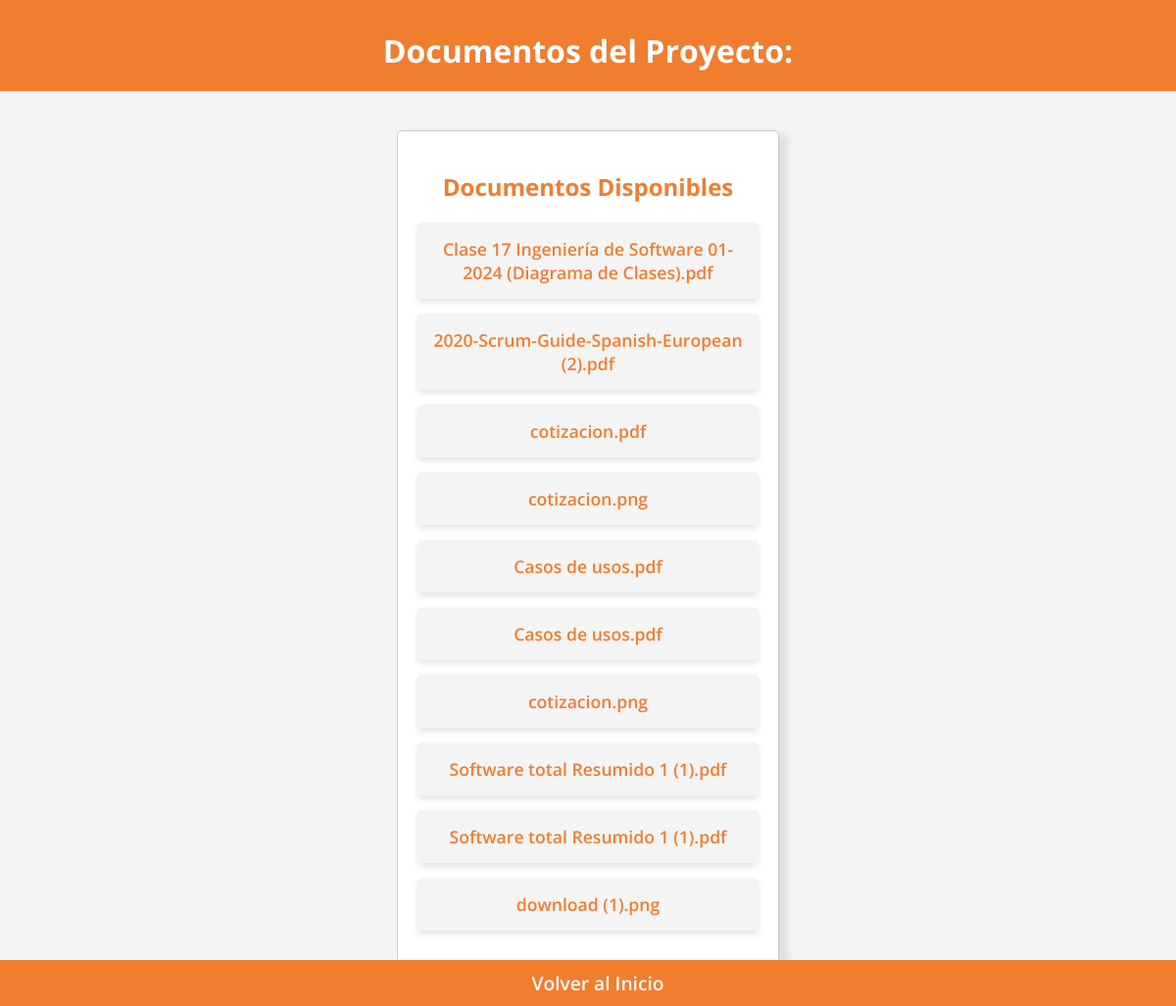
/documentos, run on an earlier commit of the app's database.
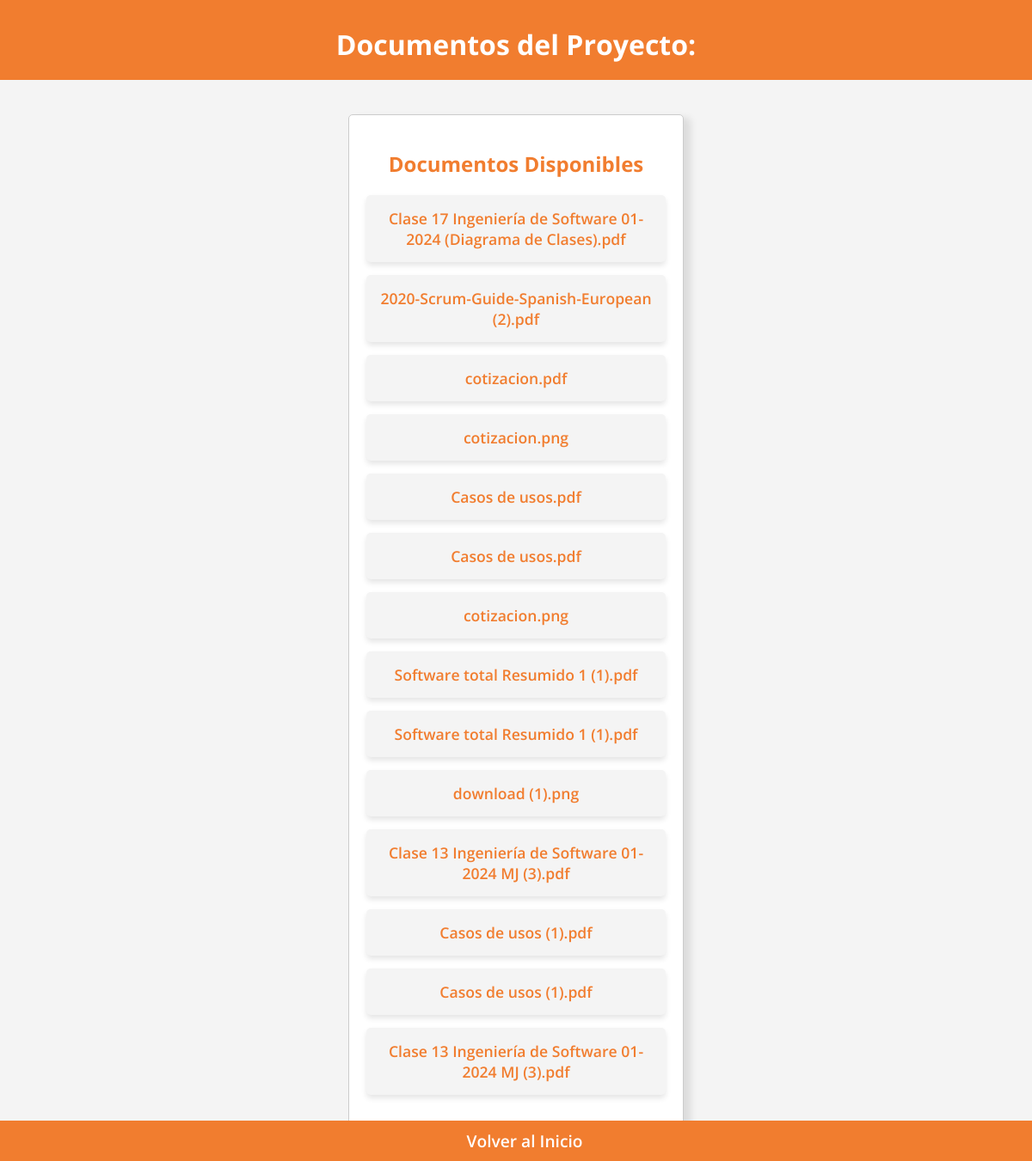
And on a later commit of the database.
### app.py (models this page shows, shortened)
class Document(db.Model):
    id = db.Column(db.Integer, primary_key=True)
    url = db.Column(db.String(255), nullable=False)
    nombre = db.Column(db.String(255), nullable=False)
    fecha_subida = db.Column(db.DateTime, nullable=False)
    cotizacion_id = db.Column(db.Integer, db.ForeignKey('cotizacion.id'), nullable=False)
    cotizacion = db.relationship('Cotizacion', backref='documentos')

### app.py (the view)
@app.route('/documentos', methods=["GET",'POST'])
def mostrar_documentos():
    documentos = Document.query.all()
    return render_template('documentos_proyecto.html', documentos=documentos)

### templates/documentos_proyecto.html (shortened to what this page needs)
<!DOCTYPE html>
<html lang="es">
<head>
    <link rel="stylesheet" href="{{ url_for('static', filename='styles.css') }}">
</head>
<body>
    <header>
        <h1>Documentos del Proyecto: {{ proyecto }}</h1>
    </header>
    <div class="container">
        <div class="section">
            <h2>Documentos Disponibles</h2>
            <ul class="document-list">
                {% for documento in documentos %}
                    <li class="document-item">
                        <a href="{{ documento.url }}" target="_blank" class="document-link">
                            {{ documento.nombre }}
                        </a>
                    </li>
                {% endfor %}
            </ul>
        </div>
    </div>
    <footer>
        <a href="/" class="support-link">Volver al Inicio</a>
    </footer>
</body>
</html>

What changed in the data, as far as the page shows it:
added Document: nombre "Clase 13 Ingeniería de Software 01-2024 MJ (3).pdf"
added Document: nombre "Casos de usos (1).pdf"
added Document: nombre "Casos de usos (1).pdf"
added Document: nombre "Clase 13 Ingeniería de Software 01-2024 MJ (3).pdf"
